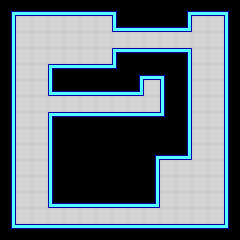

The image is a tile-based game level rendered from a .tmx file. Its description and source (layers, tilesets, objects; grid data summarised) follow:
An orthogonal 15x15 tile map with 16x16 px tiles, 2 tile layers (floor, walls).

<map version="1.0" orientation="orthogonal" width="15" height="15" tilewidth="16" tileheight="16">
 <tileset firstgid="1" name="default" tilewidth="16" tileheight="16">
  <image source="../img/tiles/default.png" width="96" height="96" />
 </tileset>
 <layer name="floor" width="15" height="15">
  <properties>
   <property name="floor" value="1" />
  </properties>
  <data>[225 cells, 92 non-empty, 1 distinct tile ids]</data>
 </layer>
 <layer name="walls" width="15" height="15">
  <properties>
   <property name="walls" value="1" />
  </properties>
  <data>[225 cells, 108 non-empty, 12 distinct tile ids]</data>
 </layer>
</map>